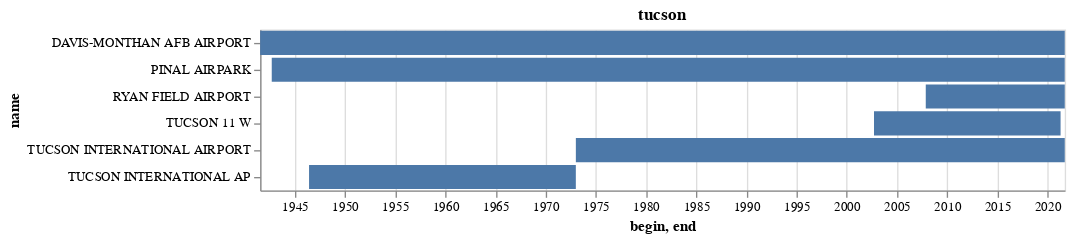

Here is the notebook cell this chart was saved with:
### Code cell
name = next(city_names)
subset = gsod.loc[gsod[f'{name}_close'] & gsod['duration_years'].ge(10), raw_cols]
alt.Chart(subset).mark_bar().encode(
    alt.X('begin:T'),
    alt.X2('end:T'),
    alt.Y('name:N')
).properties(
    title=name
).configure_view(
    #continuousHeight=200,
    continuousWidth=600,
)

### Figure 1 — Vega-Lite specification as saved in the notebook (floating-point values rounded to 4 significant figures)
{"config": {"view": {"continuousWidth": 600, "continuousHeight": 300}}, "data": {"name": "data-15fab239621a99deb7b7afa760595192"}, "mark": "bar", "encoding": {"x": {"field": "begin", "type": "temporal"}, "x2": {"field": "end"}, "y": {"field": "name", "type": "nominal"}}, "title": "tucson", "$schema": "https://vega.github.io/schema/vega-lite/v4.17.0.json", "datasets": {"data-15fab239621a99deb7b7afa760595192": [{"usaf": "999999", "wban": 23160, "name": "TUCSON INTERNATIONAL AP", "country": "US", "state": "AZ", "call": "KTUS", "lat": 32.13, "lon": -111.0, "elev": 778.8, "begin": "1946-06-01T00:00:00", "end": "1972-12-31T00:00:00"}, {"usaf": "999999", "wban": 53131, "name": "TUCSON 11 W                  ", "country": "US", "state": "AZ", "call": null, "lat": 32.24, "lon": -111.2, "elev": 833.0, "begin": "2002-09-18T00:00:00", "end": "2021-04-22T00:00:00"}, {"usaf": "749167", "wban": 99999, "name": "PINAL AIRPARK", "country": "US", "state": "AZ", "call": "KMZJ", "lat": 32.51, "lon": -111.3, "elev": 576.7, "begin": "1942-09-12T00:00:00", "end": "2021-09-20T00:00:00"}, {"usaf": "720339", "wban": 121, "name": "RYAN FIELD AIRPORT", "country": "US", "state": "AZ", "call": "KRYN", "lat": 32.15, "lon": -111.2, "elev": 737.0, "begin": "2007-11-15T00:00:00", "end": "2021-09-21T00:00:00"}, {"usaf": "722740", "wban": 23160, "name": "TUCSON INTERNATIONAL AIRPORT", "country": "US", "state": "AZ", "call": "KTUS", "lat": 32.13, "lon": -111.0, "elev": 776.9, "begin": "1973-01-01T00:00:00", "end": "2021-09-21T00:00:00"}, {"usaf": "722745", "wban": 23109, "name": "DAVIS-MONTHAN AFB AIRPORT", "country": "US", "state": "AZ", "call": "KDMA", "lat": 32.17, "lon": -110.9, "elev": 824.2, "begin": "1941-07-17T00:00:00", "end": "2021-09-21T00:00:00"}]}}
